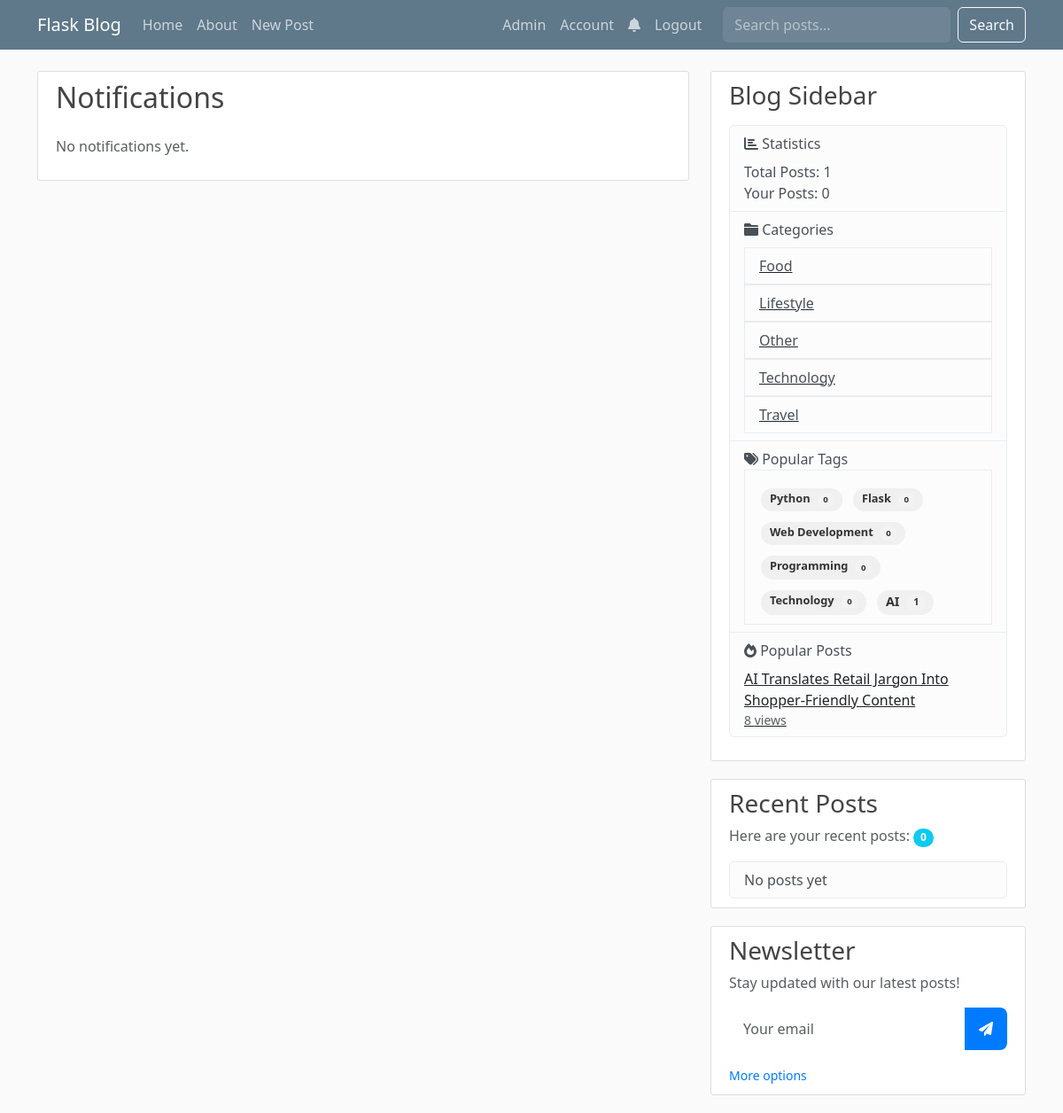
The app's page /notifications (signed in), older data.
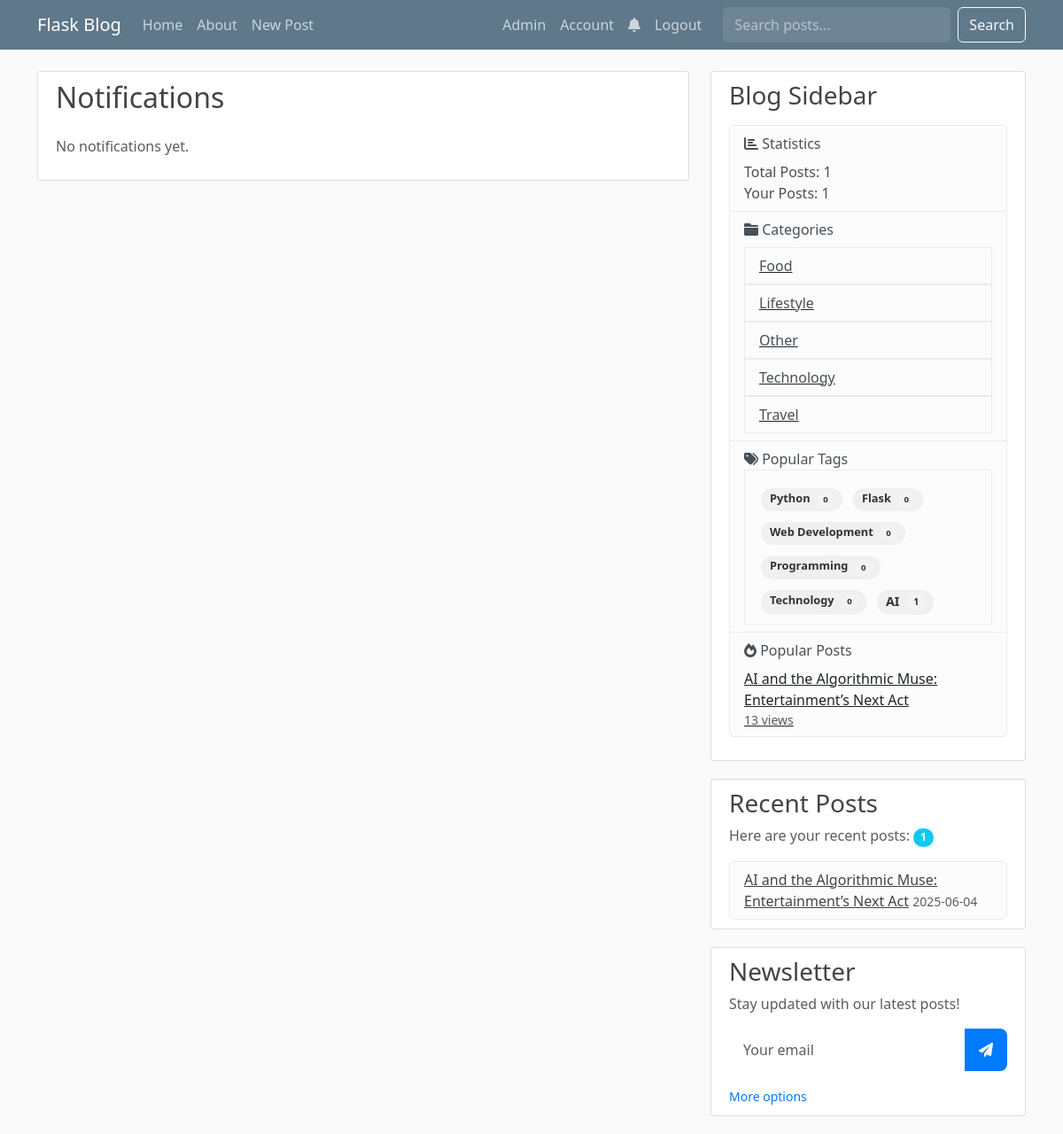
The same page, newer data.
### flaskblog.py (models this page shows, shortened)
class Category(db.Model):
    id = db.Column(db.Integer, primary_key=True)
    name = db.Column(db.String(50), unique=True, nullable=False)
    description = db.Column(db.String(200))
    slug = db.Column(db.String(50), unique=True)

class Tag(db.Model):
    id = db.Column(db.Integer, primary_key=True)
    name = db.Column(db.String(50), unique=True, nullable=False)
    description = db.Column(db.String(200))
    slug = db.Column(db.String(50), unique=True)
    posts = db.relationship('Post', secondary=post_tags, backref=db.backref('tags', lazy='dynamic'))

class Post(db.Model):
    id = db.Column(db.Integer, primary_key=True)
    title = db.Column(db.String(100), nullable=False)
    date_posted = db.Column(db.DateTime, nullable=False, default=datetime.utcnow)
    content = db.Column(db.Text, nullable=False)
    image_file = db.Column(db.String(20), nullable=True)
    user_id = db.Column(db.Integer, db.ForeignKey('user.id'), nullable=False)
    category_id = db.Column(db.Integer, db.ForeignKey('category.id'), nullable=True)
    category = db.relationship('Category', backref=db.backref('posts', lazy=True))
    views = db.Column(db.Integer, default=0)
    status = db.Column(db.String(20), default='published')  # published, draft, scheduled
    publish_date = db.Column(db.DateTime)
    likes = db.relationship('Like', backref='post', lazy=True)
    comments = db.relationship('Comment', back_populates='post', lazy=True)

### flaskblog.py (the view)
@app.route("/notifications")
@login_required
def notifications():
    page = request.args.get('page', 1, type=int)
    notifications = Notification.query.filter_by(user_id=current_user.id)\
        .order_by(Notification.created_at.desc())\
        .paginate(page=page, per_page=10)
    unread_notifications = Notification.query.filter_by(user_id=current_user.id, is_read=False).all()
    for notification in unread_notifications:
        notification.is_read = True
    db.session.commit()
    return render_template('notifications.html',
                          notifications=notifications,
                          title='Notifications',
                          **get_sidebar_data())

### flaskblog.py (called while the page is built)
@app.context_processor
def inject_csrf_token():
    return dict(csrf_token=lambda: generate_csrf())

@login_manager.user_loader
def load_user(user_id):
    return db.session.get(User, int(user_id))

### templates/notifications.html
{% extends "layout.html" %}
{% block content %}
<div class="content-section">
    <h2 class="mb-4">Notifications</h2>
    {% if notifications.items %}
        {% for notification in notifications.items %}
            <div class="media content-section mb-3 {% if not notification.is_read %}bg-light{% endif %}">
                <img class="rounded-circle mr-3" src="{{ url_for('static', filename='profile_pics/' + notification.sender.image_file) }}" style="width: 40px; height: 40px;">
                <div class="media-body">
                    <div class="notification-content">
                        <a href="{{ url_for('user_profile', username=notification.sender.username) }}">{{ notification.sender.username }}</a>
                        {{ notification.content }}
                        <small class="text-muted ml-2">{{ notification.created_at.strftime('%Y-%m-%d %H:%M') }}</small>
                    </div>
                    <div class="mt-2">
                        <a href="{{ url_for('post', post_id=notification.post_id) }}" class="btn btn-sm btn-outline-info">View Post</a>
                        {% if notification.comment_id %}
                            <a href="{{ url_for('post', post_id=notification.post_id) }}#comment-{{ notification.comment_id }}" class="btn btn-sm btn-outline-secondary">View Comment</a>
                        {% endif %}
                    </div>
                </div>
            </div>
        {% endfor %}
        {% for page_num in notifications.iter_pages(left_edge=1, right_edge=1, left_current=1, right_current=2) %}
            {% if page_num %}
                {% if notifications.page == page_num %}
                    <a class="btn btn-info mb-4" href="{{ url_for('notifications', page=page_num) }}">{{ page_num }}</a>
                {% else %}
                    <a class="btn btn-outline-info mb-4" href="{{ url_for('notifications', page=page_num) }}">{{ page_num }}</a>
                {% endif %}
            {% else %}
                ...
            {% endif %}
        {% endfor %}
    {% else %}
        <p class="text-muted">No notifications yet.</p>
    {% endif %}
</div>
{% endblock content %}

### templates/layout.html (shortened to what the changed rows need)
<!doctype html>
<html lang="en">
  <head>
    <link href="https://cdn.jsdelivr.net/npm/bootstrap@5.3.2/dist/css/bootstrap.min.css" rel="stylesheet">
    <link rel="stylesheet" href="https://cdnjs.cloudflare.com/ajax/libs/font-awesome/6.0.0/css/all.min.css">
    <link rel="stylesheet" type="text/css" href="{{ url_for('static', filename='main.css') }}">
  </head>
<body>
    <main role="main" class="container">
      <div class="row">
        <div class="col-md-8">
          {% block content %}{% endblock %}
        </div>
        <div class="col-md-4">
          <div class="content-section">
            <p class='text-muted'>
                <ul class="list-group">
                    <li class="list-group-item list-group-item-light">
                        <ul class="list-unstyled mt-2">
                            <li>Total Posts: {{ total_posts }}</li>
                            {% if current_user.is_authenticated %}
                                <li>Your Posts: {{ user_post_count }}</li>
                            {% endif %}
                        </ul>
                    </li>
                    <li class="list-group-item list-group-item-light">
                        <ul class="list-group mt-2">
                            {% for category in categories %}
                              <a href="{{ url_for('category_posts', category_id=category.id) }}" class="text-dark">
                                <li class="list-group-item list-group-item-light"> {{ category.name }}</li>
                              </a>
                            {% endfor %}
                        </ul>
                    </li>
                    <li class="list-group-item list-group-item-light">
                        <div class="list-group-item">
                          <div class="tag-cloud">
                            {% for tag in tags %}
                            <a href="{{ url_for('tag_posts', tag_name=tag.name) }}"
                               class="tag-cloud-item badge badge-secondary"
                               style="font-size: {{ 0.8 + tag.posts|length * 0.1 }}rem">
                              {{ tag.name }}
                              <span class="badge badge-light">{{ tag.posts|length }}</span>
                            </a>
                            {% endfor %}
                          </div>
                        </div>
                    </li>
                    <li class="list-group-item list-group-item-light">
                        <ul class="list-unstyled mt-2">
                            {% for post in popular_posts %}
                                <li>
                                    <a href="{{ url_for('post', post_id=post.id) }}" class="text-dark">
                                        {{ post.title }}
                                        <small class="text-muted d-block">{{ post.views }} views</small>
                                    </a>
                                </li>
                            {% endfor %}
                        </ul>
                    </li>
                </ul>
            </p>
          </div>
          <div class="content-section">
            {% if current_user.is_authenticated %}
              <p class='text-muted'>Here are your recent posts: <span class="badge bg-info rounded-pill">{{ user_post_count }}</span></p>
              <ul class="list-group">
                {% for post in current_user.posts[:3] %}
                  <li class="list-group-item list-group-item-light">
                    <a href="{{ url_for('post', post_id=post.id) }}" class="article-title">{{ post.title }}</a>
                    <small class="text-muted">{{ post.date_posted.strftime('%Y-%m-%d') }}</small>
                  </li>
                {% else %}
                  <li class="list-group-item list-group-item-light">No posts yet</li>
                {% endfor %}
              </ul>
            {% else %}
              <p class='text-muted'>Please log in to see your recent posts.</p>
            {% endif %}
          </div>
        </div>
      </div>
    </main>
</body>
</html>

Row changes from the older to the newer data that the page shows:
removed Post: title "AI Translates Retail Jargon Into Shopper-Friendly Content", views "8"
added Post: title "AI and the Algorithmic Muse: Entertainment’s Next Act", views "13", date_posted "2025-06-04"
Text that changed along with them:
{{ user_post_count }}: "0" → "1"
text no longer shown: "No posts yet"
